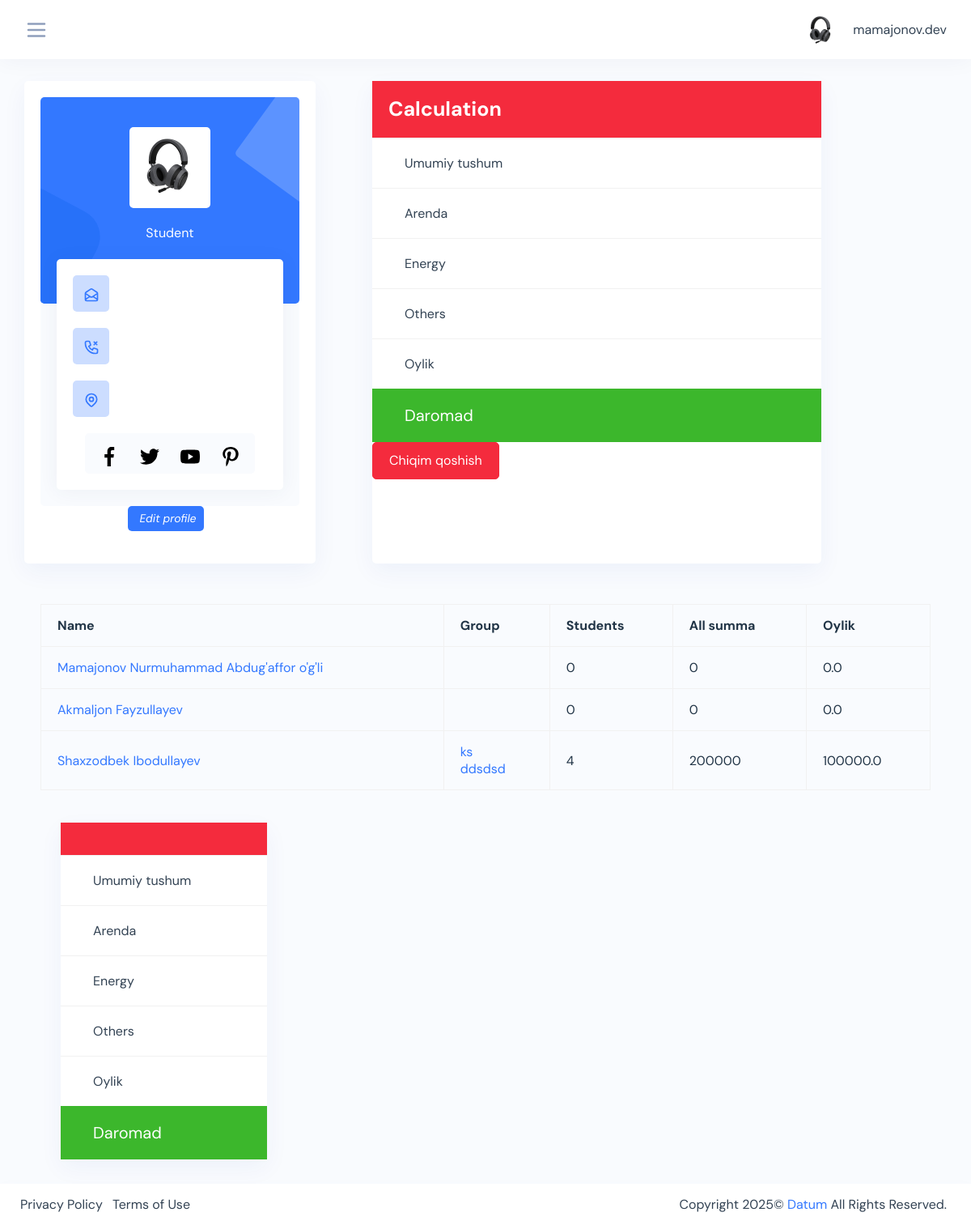
The page /admin-profile/ (signed in) on the database as committed earlier.
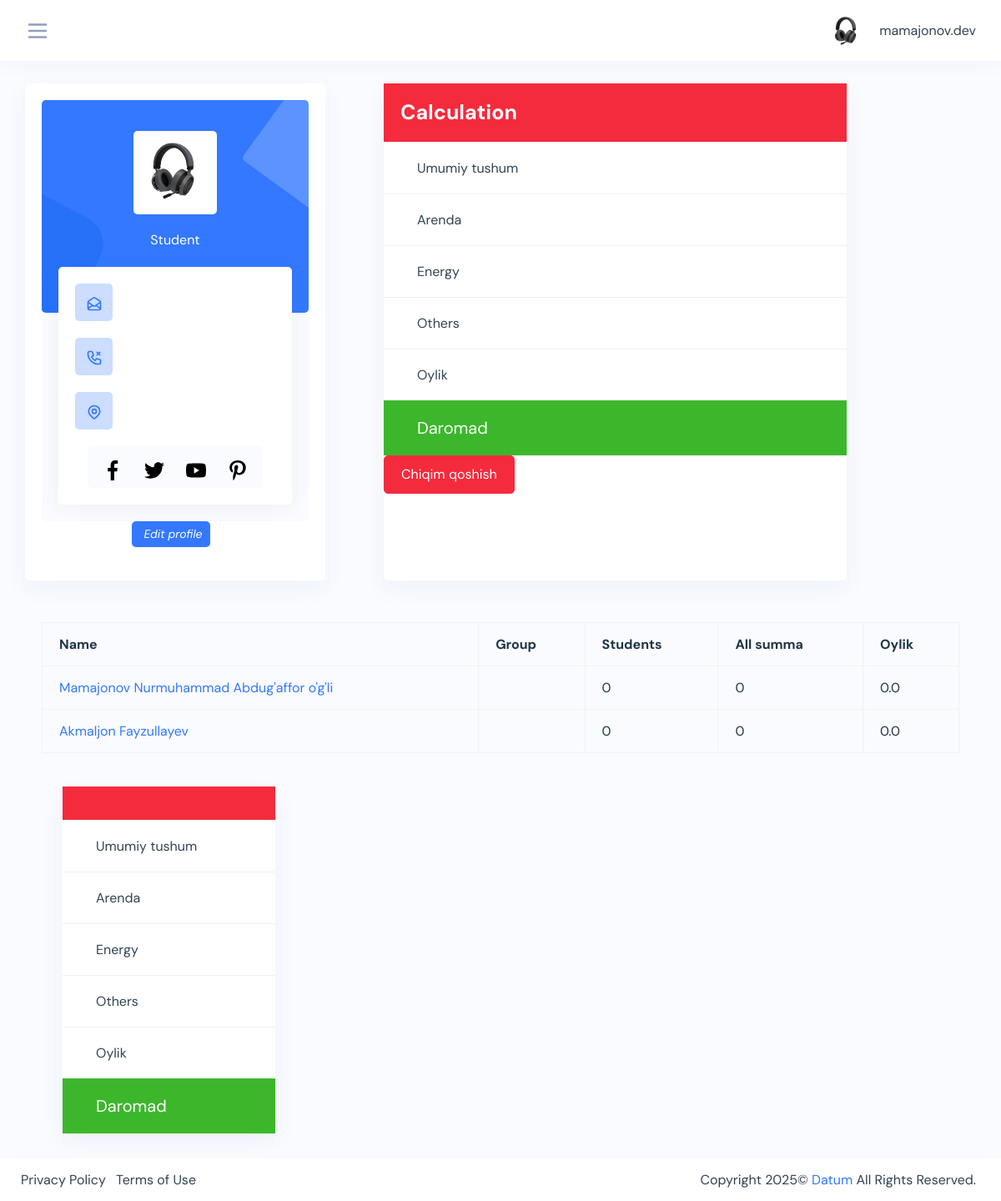
The same page on the database as committed later.
### teachers/models.py (models this page shows, shortened)
class Teacher(models.Model):
    user = models.OneToOneField(User, on_delete=models.CASCADE, blank=True, null=True)
    name = models.CharField(max_length=200, blank=True, null=True)
    profession = models.CharField(max_length=200, blank=True, null=True)
    image = models.ImageField(upload_to='teachers/', blank=True, null=True)
    phone = models.CharField(max_length=200, blank=True, null=True)
    address = models.CharField(max_length=200, blank=True, null=True)
    id = models.UUIDField(default=uuid.uuid4, editable=False, primary_key=True, unique=True)
    created = models.DateTimeField(auto_now_add=True)
    def oylik(self):
        groups = self.group_set.all()
        all_students = 0
        summa = 0
        for group in groups:
            all_students += group.all_students()
            for student in group.student_set.filter(finish=False):
                summa += group.amount * 1
        summa = summa / 2
        return summa
    def all_summa(self):
        groups = self.group_set.all()
        all_students = 0
        summa = 0
        for group in groups:
            all_students += group.all_students()
            for student in group.student_set.filter(finish=False):
                summa += group.amount * 1
        return summa
    def teacher_students(self):
        groups = self.group_set.all()
        all_students = 0
        summa = 0
        for group in groups:
            all_students += group.all_students()
            for student in group.student_set.filter(finish=False):
                summa += group.amount * 1
        return  all_students

### courses/models.py (models this page shows, shortened)
class Group(models.Model):
    CHOISES = (
        ('8:00 - 10:00', '8:00 - 10:00'),
        ('10:00 - 12:00', '10:00 - 12:00'),
        ('12:00 - 14:00', '12:00 - 14:00'),
        ('14:00 - 16:00', '14:00 - 16:00'),
        ('16:00 - 18:00', '16:00 - 18:00'),
    )
    name = models.CharField(max_length=200, blank=True, null=True, unique=True)
    course = models.ForeignKey(Course, on_delete=models.CASCADE, blank=True, null=True)
    room = models.ForeignKey(Room, on_delete=models.CASCADE, blank=True, null=True)
    teacher = models.ForeignKey(Teacher, on_delete=models.CASCADE, blank=True, null=True)
    amount = models.IntegerField(default=200000, blank=True, null=True)
    complete = models.BooleanField(default=False, blank=True, null=True)
    continuity = models.IntegerField(default=1, blank=True, null=True)
    start = models.DateField(auto_created=True, blank=True, null=True)
    finish = models.DateField(auto_created=True, blank=True, null=True)
    room_time = models.CharField(choices=CHOISES, max_length=100,  blank=True, null=True)
    id = models.UUIDField(default=uuid.uuid4, editable=False, primary_key=True, unique=True)
    created = models.DateTimeField(auto_now_add=True)
    updated = models.DateTimeField(auto_now=True)
    def all_students(self):
        sutdents = len(self.student_set.all())
        return sutdents

### students/models.py (models this page shows, shortened)
class Student(models.Model):
    CHOISES = (
        ('8:00 - 10:00', '8:00 - 10:00'),
        ('10:00 - 12:00', '10:00 - 12:00'),
        ('12:00 - 14:00', '12:00 - 14:00'),
        ('14:00 - 16:00', '14:00 - 16:00'),
        ('16:00 - 18:00', '16:00 - 18:00'),
    )
    name = models.CharField(max_length=200, blank=True, null=True, verbose_name='Ismi familiya *')
    course = models.ForeignKey(Course, on_delete=models.SET_NULL, blank=True, null=True, verbose_name='Kurs *')
    group = models.ForeignKey(Group, on_delete=models.SET_NULL, blank=True, null=True)
    student_time = models.CharField(max_length=200, choices=CHOISES, blank=True, null=True, verbose_name='Vaqt *')
    passport = models.ImageField(upload_to='passports/', blank=True, null=True, verbose_name='Passpost/metrka')
    address = models.CharField(max_length=200, blank=True, null=True)
    phone = models.IntegerField(default=998, blank=True, null=True, verbose_name='Telefon *')
    birthday = models.DateField(blank=True, null=True, verbose_name='Birthday: 0000-00-00')
    finish = models.BooleanField(default=False, blank=True, null=True)
    id = models.BigAutoField(auto_created=True, primary_key=True, serialize=False, verbose_name='ID')
    created = models.DateTimeField(auto_now_add=True)

### main/views.py (the view)
# urls.py: path('admin-profile/', admin_dashboard, name='admin_profile'),
@login_required(login_url='login')
def admin_dashboard(request):
    if request.user.username == 'mamajonov.dev':
        courses = Course.objects.all()
        groups = Group.objects.all()
        teachers = Teacher.objects.all()
        expenses = Expenses.objects.all()
        new_students = Student.objects.filter(group=None)
        all_students = Student.objects.all()
        expenses_now = None
        now = date.today().month
        for date_e in expenses:
            a = int(str(date_e.month).split('-')[1])
            if a == now:
                expenses_now = date_e
        print(expenses_now, '------------------')
        umumiy_summa = 0
        context = {
            "expenses_now": umumiy_summa,
            'teachers': teachers,
            'all_students': len(all_students)
        }
        return render(request, 'admin-profile.html', context)
    else:
        return redirect('dashboard')

### templates/admin-profile.html (shortened to what the changed rows need)
{% extends 'base.html' %}
{% load static %}
{% block content %}
<div class="content-page">
    <div class="container-fluid">
        <div class="card-body">
            <div class="table-responsive">
                <table id="datatable-1" class="table data-table table-striped table-bordered">
                    <thead>
                    <tr>
                        <th>Name</th>
                        <th>Group</th>
                        <th>Students</th>
                        <th>All summa</th>
                        <th>Oylik</th>
                    </tr>
                    </thead>
                    <tbody>
                    {% for teacher in teachers %}
                    <tr>
                        <td><a href="{% url 'teacher_profile' pk=teacher.id %}">{{teacher.name}}</a></td>
                        <td>
                            {% for group in teacher.group_set.all %}
                            <a href="{% url 'group-detail' pk=group.id %}">{{group.name}}</a><br>
                            {% endfor %}
                        </td>
                        <td>{{teacher.teacher_students}}</td>
                        <td>{{teacher.all_summa}}</td>
                        <td>{{teacher.oylik}}</td>
                    </tr>
                    {% endfor %}
                    </tbody>
                </table>
            </div>
        </div>
    </div>
</div>
{% endblock content %}

Rows that differ between the two databases and show on the page:
removed Teacher: name "Shaxzodbek Ibodullayev", teacher_students "4", all_summa "200000", oylik "100000.0"
removed Group: name "ks"
removed Group: name "ddsdsd"
